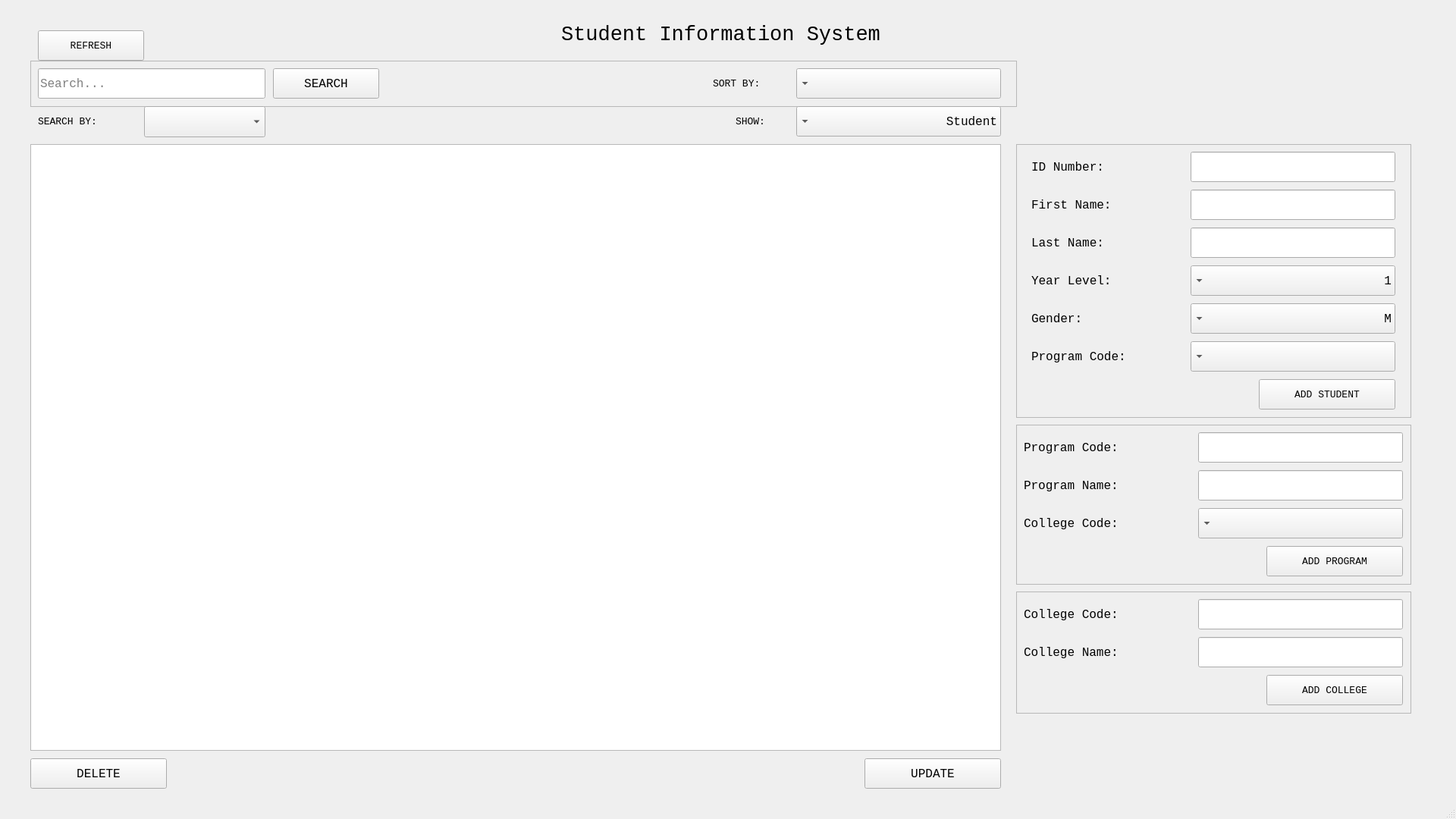
<?xml version="1.0" encoding="UTF-8"?>
<ui version="4.0">
 <class>MainWindow</class>
 <widget class="QMainWindow" name="MainWindow">
  <property name="geometry">
   <rect>
    <x>0</x>
    <y>0</y>
    <width>1920</width>
    <height>1080</height>
   </rect>
  </property>
  <property name="minimumSize">
   <size>
    <width>1920</width>
    <height>1080</height>
   </size>
  </property>
  <property name="maximumSize">
   <size>
    <width>1920</width>
    <height>1080</height>
   </size>
  </property>
  <property name="windowTitle">
   <string>Student Information System</string>
  </property>
  <property name="styleSheet">
   <string notr="true"/>
  </property>
  <widget class="QWidget" name="centralwidget">
   <widget class="QFrame" name="frame">
    <property name="geometry">
     <rect>
      <x>40</x>
      <y>80</y>
      <width>1301</width>
      <height>61</height>
     </rect>
    </property>
    <property name="frameShape">
     <enum>QFrame::StyledPanel</enum>
    </property>
    <property name="frameShadow">
     <enum>QFrame::Raised</enum>
    </property>
    <widget class="QLabel" name="label_2">
     <property name="geometry">
      <rect>
       <x>900</x>
       <y>10</y>
       <width>101</width>
       <height>41</height>
      </rect>
     </property>
     <property name="font">
      <font>
       <family>Lucida Console</family>
       <pointsize>10</pointsize>
       <weight>50</weight>
       <bold>false</bold>
      </font>
     </property>
     <property name="styleSheet">
      <string notr="true"/>
     </property>
     <property name="text">
      <string>SORT BY:</string>
     </property>
    </widget>
    <widget class="QLineEdit" name="searchBox">
     <property name="geometry">
      <rect>
       <x>10</x>
       <y>10</y>
       <width>300</width>
       <height>40</height>
      </rect>
     </property>
     <property name="font">
      <font>
       <family>Lucida Console</family>
       <pointsize>12</pointsize>
      </font>
     </property>
     <property name="styleSheet">
      <string notr="true"/>
     </property>
     <property name="text">
      <string/>
     </property>
     <property name="placeholderText">
      <string>Search...</string>
     </property>
    </widget>
    <widget class="QPushButton" name="searchButton">
     <property name="geometry">
      <rect>
       <x>320</x>
       <y>10</y>
       <width>140</width>
       <height>40</height>
      </rect>
     </property>
     <property name="font">
      <font>
       <family>Lucida Console</family>
       <pointsize>12</pointsize>
       <weight>50</weight>
       <bold>false</bold>
      </font>
     </property>
     <property name="styleSheet">
      <string notr="true"/>
     </property>
     <property name="text">
      <string>SEARCH</string>
     </property>
    </widget>
    <widget class="QComboBox" name="sortComboBox">
     <property name="geometry">
      <rect>
       <x>1010</x>
       <y>10</y>
       <width>270</width>
       <height>40</height>
      </rect>
     </property>
     <property name="font">
      <font>
       <family>Lucida Console</family>
       <pointsize>12</pointsize>
      </font>
     </property>
     <property name="layoutDirection">
      <enum>Qt::RightToLeft</enum>
     </property>
     <property name="styleSheet">
      <string notr="true"/>
     </property>
    </widget>
   </widget>
   <widget class="QFrame" name="frame_2">
    <property name="geometry">
     <rect>
      <x>1340</x>
      <y>190</y>
      <width>521</width>
      <height>361</height>
     </rect>
    </property>
    <property name="minimumSize">
     <size>
      <width>271</width>
      <height>231</height>
     </size>
    </property>
    <property name="styleSheet">
     <string notr="true"/>
    </property>
    <property name="frameShape">
     <enum>QFrame::StyledPanel</enum>
    </property>
    <property name="frameShadow">
     <enum>QFrame::Raised</enum>
    </property>
    <widget class="QLabel" name="label_3">
     <property name="geometry">
      <rect>
       <x>20</x>
       <y>60</y>
       <width>211</width>
       <height>41</height>
      </rect>
     </property>
     <property name="font">
      <font>
       <family>Lucida Console</family>
       <pointsize>12</pointsize>
       <weight>50</weight>
       <bold>false</bold>
      </font>
     </property>
     <property name="styleSheet">
      <string notr="true"/>
     </property>
     <property name="text">
      <string>First Name:</string>
     </property>
    </widget>
    <widget class="QLabel" name="label_4">
     <property name="geometry">
      <rect>
       <x>20</x>
       <y>110</y>
       <width>181</width>
       <height>41</height>
      </rect>
     </property>
     <property name="font">
      <font>
       <family>Lucida Console</family>
       <pointsize>12</pointsize>
       <weight>50</weight>
       <bold>false</bold>
      </font>
     </property>
     <property name="styleSheet">
      <string notr="true"/>
     </property>
     <property name="text">
      <string>Last Name:</string>
     </property>
    </widget>
    <widget class="QLabel" name="label_5">
     <property name="geometry">
      <rect>
       <x>20</x>
       <y>10</y>
       <width>211</width>
       <height>40</height>
      </rect>
     </property>
     <property name="font">
      <font>
       <family>Lucida Console</family>
       <pointsize>12</pointsize>
       <weight>50</weight>
       <italic>false</italic>
       <bold>false</bold>
      </font>
     </property>
     <property name="styleSheet">
      <string notr="true"/>
     </property>
     <property name="text">
      <string>ID Number:</string>
     </property>
    </widget>
    <widget class="QLabel" name="label_6">
     <property name="geometry">
      <rect>
       <x>20</x>
       <y>160</y>
       <width>201</width>
       <height>41</height>
      </rect>
     </property>
     <property name="font">
      <font>
       <family>Lucida Console</family>
       <pointsize>12</pointsize>
       <weight>50</weight>
       <bold>false</bold>
      </font>
     </property>
     <property name="styleSheet">
      <string notr="true"/>
     </property>
     <property name="text">
      <string>Year Level:</string>
     </property>
    </widget>
    <widget class="QLineEdit" name="idNumberEdit">
     <property name="geometry">
      <rect>
       <x>230</x>
       <y>10</y>
       <width>270</width>
       <height>40</height>
      </rect>
     </property>
     <property name="font">
      <font>
       <family>Lucida Console</family>
       <pointsize>12</pointsize>
      </font>
     </property>
    </widget>
    <widget class="QLineEdit" name="firstNameEdit">
     <property name="geometry">
      <rect>
       <x>230</x>
       <y>60</y>
       <width>270</width>
       <height>40</height>
      </rect>
     </property>
     <property name="font">
      <font>
       <family>Lucida Console</family>
       <pointsize>12</pointsize>
      </font>
     </property>
    </widget>
    <widget class="QLineEdit" name="lastNameEdit">
     <property name="geometry">
      <rect>
       <x>230</x>
       <y>110</y>
       <width>270</width>
       <height>40</height>
      </rect>
     </property>
     <property name="font">
      <font>
       <family>Lucida Console</family>
       <pointsize>12</pointsize>
      </font>
     </property>
    </widget>
    <widget class="QComboBox" name="yearLevelComboBox">
     <property name="geometry">
      <rect>
       <x>230</x>
       <y>160</y>
       <width>270</width>
       <height>40</height>
      </rect>
     </property>
     <property name="font">
      <font>
       <family>Lucida Console</family>
       <pointsize>12</pointsize>
      </font>
     </property>
     <property name="layoutDirection">
      <enum>Qt::RightToLeft</enum>
     </property>
     <property name="styleSheet">
      <string notr="true"/>
     </property>
     <item>
      <property name="text">
       <string>1</string>
      </property>
     </item>
     <item>
      <property name="text">
       <string>2</string>
      </property>
     </item>
     <item>
      <property name="text">
       <string>3</string>
      </property>
     </item>
     <item>
      <property name="text">
       <string>4</string>
      </property>
     </item>
    </widget>
    <widget class="QComboBox" name="genderComboBox">
     <property name="geometry">
      <rect>
       <x>230</x>
       <y>210</y>
       <width>270</width>
       <height>40</height>
      </rect>
     </property>
     <property name="font">
      <font>
       <family>Lucida Console</family>
       <pointsize>12</pointsize>
      </font>
     </property>
     <property name="layoutDirection">
      <enum>Qt::RightToLeft</enum>
     </property>
     <property name="styleSheet">
      <string notr="true"/>
     </property>
     <item>
      <property name="text">
       <string>M</string>
      </property>
     </item>
     <item>
      <property name="text">
       <string>F</string>
      </property>
     </item>
    </widget>
    <widget class="QLabel" name="label_7">
     <property name="geometry">
      <rect>
       <x>20</x>
       <y>210</y>
       <width>191</width>
       <height>41</height>
      </rect>
     </property>
     <property name="font">
      <font>
       <family>Lucida Console</family>
       <pointsize>12</pointsize>
       <weight>50</weight>
       <bold>false</bold>
      </font>
     </property>
     <property name="styleSheet">
      <string notr="true"/>
     </property>
     <property name="text">
      <string>Gender:</string>
     </property>
    </widget>
    <widget class="QLabel" name="label_8">
     <property name="geometry">
      <rect>
       <x>20</x>
       <y>260</y>
       <width>201</width>
       <height>41</height>
      </rect>
     </property>
     <property name="font">
      <font>
       <family>Lucida Console</family>
       <pointsize>12</pointsize>
       <weight>50</weight>
       <bold>false</bold>
      </font>
     </property>
     <property name="styleSheet">
      <string notr="true"/>
     </property>
     <property name="text">
      <string>Program Code:</string>
     </property>
    </widget>
    <widget class="QPushButton" name="addStudentButton">
     <property name="geometry">
      <rect>
       <x>320</x>
       <y>310</y>
       <width>180</width>
       <height>40</height>
      </rect>
     </property>
     <property name="font">
      <font>
       <family>Lucida Console</family>
       <pointsize>10</pointsize>
       <weight>50</weight>
       <bold>false</bold>
      </font>
     </property>
     <property name="styleSheet">
      <string notr="true"/>
     </property>
     <property name="text">
      <string>ADD STUDENT</string>
     </property>
    </widget>
    <widget class="QComboBox" name="programCodeBox">
     <property name="geometry">
      <rect>
       <x>230</x>
       <y>260</y>
       <width>270</width>
       <height>40</height>
      </rect>
     </property>
     <property name="font">
      <font>
       <family>Lucida Console</family>
       <pointsize>12</pointsize>
      </font>
     </property>
     <property name="layoutDirection">
      <enum>Qt::RightToLeft</enum>
     </property>
     <property name="styleSheet">
      <string notr="true"/>
     </property>
    </widget>
   </widget>
   <widget class="QFrame" name="frame_3">
    <property name="geometry">
     <rect>
      <x>1340</x>
      <y>560</y>
      <width>521</width>
      <height>211</height>
     </rect>
    </property>
    <property name="minimumSize">
     <size>
      <width>271</width>
      <height>131</height>
     </size>
    </property>
    <property name="styleSheet">
     <string notr="true"/>
    </property>
    <property name="frameShape">
     <enum>QFrame::StyledPanel</enum>
    </property>
    <property name="frameShadow">
     <enum>QFrame::Raised</enum>
    </property>
    <widget class="QLineEdit" name="programCodeEdit2">
     <property name="geometry">
      <rect>
       <x>240</x>
       <y>10</y>
       <width>270</width>
       <height>40</height>
      </rect>
     </property>
     <property name="font">
      <font>
       <family>Lucida Console</family>
       <pointsize>12</pointsize>
      </font>
     </property>
    </widget>
    <widget class="QLabel" name="label_9">
     <property name="geometry">
      <rect>
       <x>10</x>
       <y>10</y>
       <width>211</width>
       <height>41</height>
      </rect>
     </property>
     <property name="font">
      <font>
       <family>Lucida Console</family>
       <pointsize>12</pointsize>
       <weight>50</weight>
       <bold>false</bold>
      </font>
     </property>
     <property name="styleSheet">
      <string notr="true"/>
     </property>
     <property name="text">
      <string>Program Code:</string>
     </property>
    </widget>
    <widget class="QLineEdit" name="programNameEdit">
     <property name="geometry">
      <rect>
       <x>240</x>
       <y>60</y>
       <width>270</width>
       <height>40</height>
      </rect>
     </property>
     <property name="font">
      <font>
       <family>Lucida Console</family>
       <pointsize>12</pointsize>
      </font>
     </property>
    </widget>
    <widget class="QLabel" name="label_10">
     <property name="geometry">
      <rect>
       <x>10</x>
       <y>60</y>
       <width>221</width>
       <height>41</height>
      </rect>
     </property>
     <property name="font">
      <font>
       <family>Lucida Console</family>
       <pointsize>12</pointsize>
       <weight>50</weight>
       <bold>false</bold>
      </font>
     </property>
     <property name="styleSheet">
      <string notr="true"/>
     </property>
     <property name="text">
      <string>Program Name:</string>
     </property>
    </widget>
    <widget class="QLabel" name="label_11">
     <property name="geometry">
      <rect>
       <x>10</x>
       <y>110</y>
       <width>221</width>
       <height>41</height>
      </rect>
     </property>
     <property name="font">
      <font>
       <family>Lucida Console</family>
       <pointsize>12</pointsize>
       <weight>50</weight>
       <bold>false</bold>
      </font>
     </property>
     <property name="styleSheet">
      <string notr="true"/>
     </property>
     <property name="text">
      <string>College Code:</string>
     </property>
    </widget>
    <widget class="QPushButton" name="addProgramButton">
     <property name="geometry">
      <rect>
       <x>330</x>
       <y>160</y>
       <width>180</width>
       <height>40</height>
      </rect>
     </property>
     <property name="font">
      <font>
       <family>Lucida Console</family>
       <pointsize>10</pointsize>
       <weight>50</weight>
       <bold>false</bold>
      </font>
     </property>
     <property name="styleSheet">
      <string notr="true"/>
     </property>
     <property name="text">
      <string>ADD PROGRAM</string>
     </property>
    </widget>
    <widget class="QComboBox" name="collegeCodeBox">
     <property name="geometry">
      <rect>
       <x>240</x>
       <y>110</y>
       <width>270</width>
       <height>40</height>
      </rect>
     </property>
     <property name="font">
      <font>
       <family>Lucida Console</family>
       <pointsize>12</pointsize>
      </font>
     </property>
     <property name="layoutDirection">
      <enum>Qt::RightToLeft</enum>
     </property>
     <property name="styleSheet">
      <string notr="true"/>
     </property>
    </widget>
   </widget>
   <widget class="QFrame" name="frame_4">
    <property name="geometry">
     <rect>
      <x>1340</x>
      <y>780</y>
      <width>521</width>
      <height>161</height>
     </rect>
    </property>
    <property name="minimumSize">
     <size>
      <width>271</width>
      <height>101</height>
     </size>
    </property>
    <property name="styleSheet">
     <string notr="true"/>
    </property>
    <property name="frameShape">
     <enum>QFrame::StyledPanel</enum>
    </property>
    <property name="frameShadow">
     <enum>QFrame::Raised</enum>
    </property>
    <widget class="QLabel" name="label_12">
     <property name="geometry">
      <rect>
       <x>10</x>
       <y>10</y>
       <width>221</width>
       <height>41</height>
      </rect>
     </property>
     <property name="font">
      <font>
       <family>Lucida Console</family>
       <pointsize>12</pointsize>
       <weight>50</weight>
       <bold>false</bold>
      </font>
     </property>
     <property name="styleSheet">
      <string notr="true"/>
     </property>
     <property name="text">
      <string>College Code:</string>
     </property>
    </widget>
    <widget class="QLineEdit" name="collegeCodeEdit2">
     <property name="geometry">
      <rect>
       <x>240</x>
       <y>10</y>
       <width>270</width>
       <height>40</height>
      </rect>
     </property>
     <property name="font">
      <font>
       <family>Lucida Console</family>
       <pointsize>12</pointsize>
      </font>
     </property>
    </widget>
    <widget class="QLineEdit" name="collegeNameEdit">
     <property name="geometry">
      <rect>
       <x>240</x>
       <y>60</y>
       <width>270</width>
       <height>40</height>
      </rect>
     </property>
     <property name="font">
      <font>
       <family>Lucida Console</family>
       <pointsize>12</pointsize>
      </font>
     </property>
    </widget>
    <widget class="QPushButton" name="addCollegeButton">
     <property name="geometry">
      <rect>
       <x>330</x>
       <y>110</y>
       <width>180</width>
       <height>40</height>
      </rect>
     </property>
     <property name="font">
      <font>
       <family>Lucida Console</family>
       <pointsize>10</pointsize>
       <weight>50</weight>
       <bold>false</bold>
      </font>
     </property>
     <property name="styleSheet">
      <string notr="true"/>
     </property>
     <property name="text">
      <string>ADD COLLEGE</string>
     </property>
    </widget>
    <widget class="QLabel" name="label_13">
     <property name="geometry">
      <rect>
       <x>10</x>
       <y>60</y>
       <width>221</width>
       <height>41</height>
      </rect>
     </property>
     <property name="font">
      <font>
       <family>Lucida Console</family>
       <pointsize>12</pointsize>
       <weight>50</weight>
       <bold>false</bold>
      </font>
     </property>
     <property name="styleSheet">
      <string notr="true"/>
     </property>
     <property name="text">
      <string>College Name:</string>
     </property>
    </widget>
   </widget>
   <widget class="QPushButton" name="pushButton">
    <property name="geometry">
     <rect>
      <x>40</x>
      <y>1000</y>
      <width>180</width>
      <height>40</height>
     </rect>
    </property>
    <property name="font">
     <font>
      <family>Lucida Console</family>
      <pointsize>12</pointsize>
      <weight>50</weight>
      <bold>false</bold>
     </font>
    </property>
    <property name="styleSheet">
     <string notr="true"/>
    </property>
    <property name="text">
     <string>DELETE</string>
    </property>
   </widget>
   <widget class="QPushButton" name="pushButton_2">
    <property name="geometry">
     <rect>
      <x>1140</x>
      <y>1000</y>
      <width>180</width>
      <height>40</height>
     </rect>
    </property>
    <property name="font">
     <font>
      <family>Lucida Console</family>
      <pointsize>12</pointsize>
      <weight>50</weight>
      <bold>false</bold>
     </font>
    </property>
    <property name="styleSheet">
     <string notr="true"/>
    </property>
    <property name="text">
     <string>UPDATE</string>
    </property>
   </widget>
   <widget class="QTableWidget" name="tableWidget">
    <property name="geometry">
     <rect>
      <x>40</x>
      <y>190</y>
      <width>1280</width>
      <height>800</height>
     </rect>
    </property>
    <property name="font">
     <font>
      <family>Lucida Console</family>
     </font>
    </property>
    <property name="styleSheet">
     <string notr="true"/>
    </property>
   </widget>
   <widget class="QComboBox" name="displayComboBox">
    <property name="geometry">
     <rect>
      <x>1050</x>
      <y>140</y>
      <width>270</width>
      <height>40</height>
     </rect>
    </property>
    <property name="font">
     <font>
      <family>Lucida Console</family>
      <pointsize>12</pointsize>
     </font>
    </property>
    <property name="layoutDirection">
     <enum>Qt::RightToLeft</enum>
    </property>
    <property name="styleSheet">
     <string notr="true"/>
    </property>
    <item>
     <property name="text">
      <string>Student</string>
     </property>
    </item>
    <item>
     <property name="text">
      <string>Program</string>
     </property>
    </item>
    <item>
     <property name="text">
      <string>College</string>
     </property>
    </item>
   </widget>
   <widget class="QLabel" name="label_14">
    <property name="geometry">
     <rect>
      <x>970</x>
      <y>140</y>
      <width>71</width>
      <height>41</height>
     </rect>
    </property>
    <property name="font">
     <font>
      <family>Lucida Console</family>
      <pointsize>10</pointsize>
      <weight>50</weight>
      <bold>false</bold>
     </font>
    </property>
    <property name="styleSheet">
     <string notr="true"/>
    </property>
    <property name="text">
     <string>SHOW:</string>
    </property>
   </widget>
   <widget class="QLabel" name="label_15">
    <property name="geometry">
     <rect>
      <x>740</x>
      <y>20</y>
      <width>691</width>
      <height>51</height>
     </rect>
    </property>
    <property name="font">
     <font>
      <family>Lucida Console</family>
      <pointsize>20</pointsize>
      <weight>50</weight>
      <bold>false</bold>
     </font>
    </property>
    <property name="styleSheet">
     <string notr="true"/>
    </property>
    <property name="text">
     <string>Student Information System</string>
    </property>
   </widget>
   <widget class="QLabel" name="label">
    <property name="geometry">
     <rect>
      <x>50</x>
      <y>140</y>
      <width>131</width>
      <height>41</height>
     </rect>
    </property>
    <property name="font">
     <font>
      <family>Lucida Console</family>
      <pointsize>10</pointsize>
      <weight>50</weight>
      <bold>false</bold>
     </font>
    </property>
    <property name="styleSheet">
     <string notr="true"/>
    </property>
    <property name="text">
     <string>SEARCH BY:</string>
    </property>
   </widget>
   <widget class="QComboBox" name="searchComboBox">
    <property name="geometry">
     <rect>
      <x>190</x>
      <y>140</y>
      <width>160</width>
      <height>41</height>
     </rect>
    </property>
    <property name="font">
     <font>
      <family>Lucida Console</family>
      <pointsize>12</pointsize>
     </font>
    </property>
    <property name="styleSheet">
     <string notr="true"/>
    </property>
   </widget>
   <widget class="QPushButton" name="refreshButton">
    <property name="geometry">
     <rect>
      <x>50</x>
      <y>40</y>
      <width>140</width>
      <height>40</height>
     </rect>
    </property>
    <property name="font">
     <font>
      <family>Lucida Console</family>
      <pointsize>10</pointsize>
      <weight>50</weight>
      <bold>false</bold>
     </font>
    </property>
    <property name="styleSheet">
     <string notr="true"/>
    </property>
    <property name="text">
     <string>REFRESH</string>
    </property>
   </widget>
  </widget>
  <widget class="QStatusBar" name="statusbar"/>
 </widget>
 <resources/>
 <connections/>
</ui>
